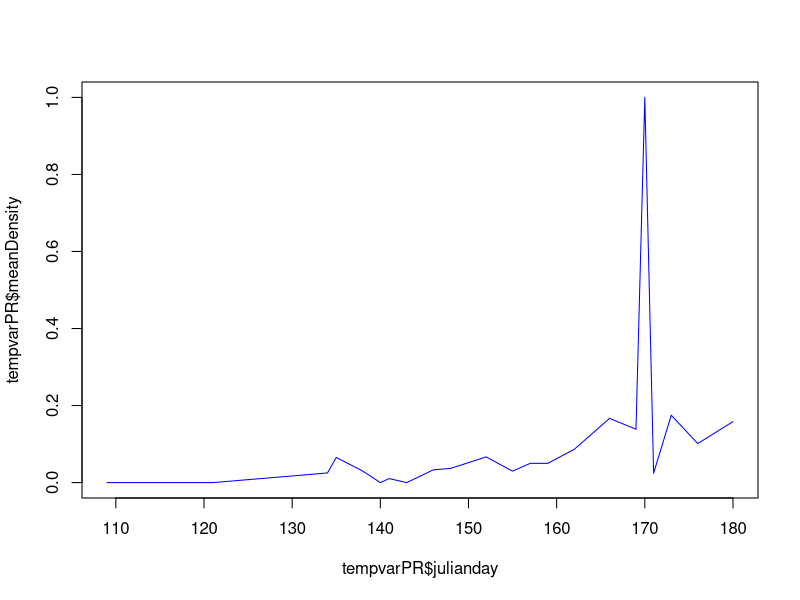
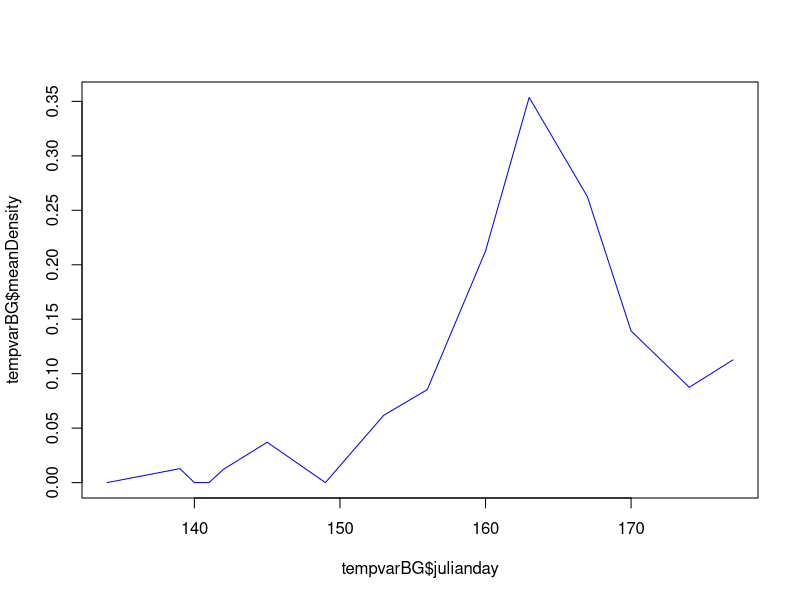

Recreate these plots in R, in order.
################################################
# Script for conducting basic analyses based on 
# Caterpillars Count! data exported from the
# phpMyAdmin project site.

# Data include:
#
# tbl_surveys: date, site, time, and temperature of all survey events
#
# tbl_orders: arthropod observed, their length, and count associated with
#             each survey event

# Load required libraries
library(plyr)
library(dplyr)
library(lubridate)
library(stringr)

# Read in data
surveys = read.csv('data/tbl_surveys.csv', header=F)
orders = read.csv('data/tbl_orders.csv', header=F)

names(surveys) = c('surveyID', 'site', 'userID', 'circle', 'survey', 'dateStart',
                   'dateSubmit', 'tempMin', 'tempMax', 'notes', 'plantSp',
                   'herbivory', 'photo', 'isValid')
names(orders) = c('recordID', 'surveyID', 'arthropod', 'length', 'notes',
                  'count', 'photo', 'time', 'isValid')

# Convert 'survey' field to character from factor
surveys$survey = as.character(surveys$survey)


# Merge orders and surveys table
orders2 = merge(surveys, orders, by = 'surveyID', all.x = T)

orders2$date = as.POSIXlt(word(orders2$dateStart, 1, sep = " "), format = "%m/%d/%Y")
orders2$julianday = yday(orders2$date)

orders3 = orders2[, c('surveyID', 'userID','site', 'survey', 'circle', 'date','julianday',
                      'plantSp','herbivory','arthropod','length',
                      'count','notes.y','notes.x')]

# temp fix of date class
orders3$date = as.character(orders3$date)

# add a year column
tempdate <- substring(orders3$date, 1, 4)
orders3$year = tempdate

# List of unique survey events
events = unique(orders3[, c("surveyID", "userID", "date", "year", "julianday", "site", "circle", "survey")])


# Function for checking survey events for a given site and year

surveyCount = function(events, site, year) {
  subevents = subset(events, site == site & year == year)
  #Count number of survey locations per date
  survcount1 = data.frame(table(subevents$date))
  names(survcount1) = c('date', 'numSurveys')                        
  survcount2 = data.frame(table(subevents[, c('date', 'circle', 'survey')]))
  zerocounts = survcount2[survcount2$Freq == 0,]
  zerocounts = zerocounts[order(zerocounts$date, zerocounts$circle, zerocounts$survey),]
  multicounts = survcount2[survcount2$Freq > 1,]
  multicounts = multicounts[order(multicounts$date, multicounts$circle, multicounts$survey),]
}





# Calculate mean density per survey

meanDensityByDay = function(surveyData,            # merged dataframe of surveys and orders tables
                       ordersToInclude,       # which arthropod orders to calculate density for
                       byTreeSpecies = FALSE, # do we want to calculate densities separately for each tree?
                       minLength = 0,         # minimum arthropod size to include
                       inputYear,
                       inputSite)                  
  
  {
  dataYearSite = surveyData[surveyData$year == inputYear & surveyData$site == inputSite, ]
  effortByDay = data.frame(table(unique(dataYearSite[, c('surveyID', 'julianday')])$julianday))
  names(effortByDay) = c('julianday', 'numSurveys')
  
  temp = filter(surveyData,
                surveyData$year == inputYear & 
                surveyData$site == inputSite &
                length >= minLength & 
                arthropod %in% ordersToInclude)
  
  
  if (byTreeSpecies) {
    temp2 = ddply(temp, .(site, julianday, year, plantSp), summarize, 
                  totalCount = sum(count))
    
  } else {
    temp2 = ddply(temp, .(site, julianday, year), summarize, 
                  totalCount = sum(count))
  }
  
  temp3 = merge(effortByDay, temp2[, c('julianday', 'totalCount')], by = 'julianday', all = T)
  temp3$totalCount[is.na(temp3$totalCount)] = 0
  temp3$meanDensity = temp3$totalCount/temp3$numSurveys
  temp3$julianday = as.numeric(as.character(temp3$julianday))
  return(temp3)
}


# Create different subsets of data for beat sheets vs visual surveys, 
# morning versus afternoon, etc. Also, try to pull out the number of leaves
# for the BEAT SHEETs.


visualsurvey = orders3[!grepl("BEAT SHEET", orders3$notes.x),]


beatsheet = orders3[grep("BEAT SHEET", orders3$notes.x),]
leavesNumTemp <- word(beatsheet$notes.x, -1, sep = "= ")
leavesNumTemp1 <- word(leavesNumTemp, 1, sep = "BEAT SHEET; Leaves  ")
leavesNumTemp2 <- word(leavesNumTemp1, 1, sep = "BEAT SHEET; Leaves=")
leavesNumTemp3 <- word(leavesNumTemp2, 1, sep = ";")
leavesNumTemp4 <- word(leavesNumTemp3, 1, sep = ",")

# Still errors in # leaves data


# Pulling out # Leaves, use strsplit(orders3$notes.x, "BEAT SHEET; Leaves = ")


splitbeat <- strsplit(as.character(beatsheet$notes.x), split = "BEAT SHEET; Leaves = ")
beatsheet$leavesBeatTemp = splitbeat

splitbeat1 <- strsplit(as.character(beatsheet$leavesBeatTemp), split = "BEAT SHEET; Leaves  = ")



# Plotting
tempvarPR <- meanDensityByDay(surveyData = orders3, ordersToInclude = 'Caterpillars (Lepidoptera larvae)', 
                             inputYear = '2015', inputSite = 117) # for Prairie Ridge plot
plot(tempvarPR$julianday, tempvarPR$meanDensity, type = 'l', col = "blue")

tempvarBG <- meanDensityByDay(surveyData = orders3, ordersToInclude = 'Caterpillars (Lepidoptera larvae)', 
                            inputYear = '2015', inputSite = 8892356) # for Botanical Garden plot
plot(tempvarBG$julianday, tempvarBG$meanDensity, type = 'l', col = "blue")

# Not sure if these are correct, never a mean density of 0?
# Adding if else statements for if you don't want to input year and site?
